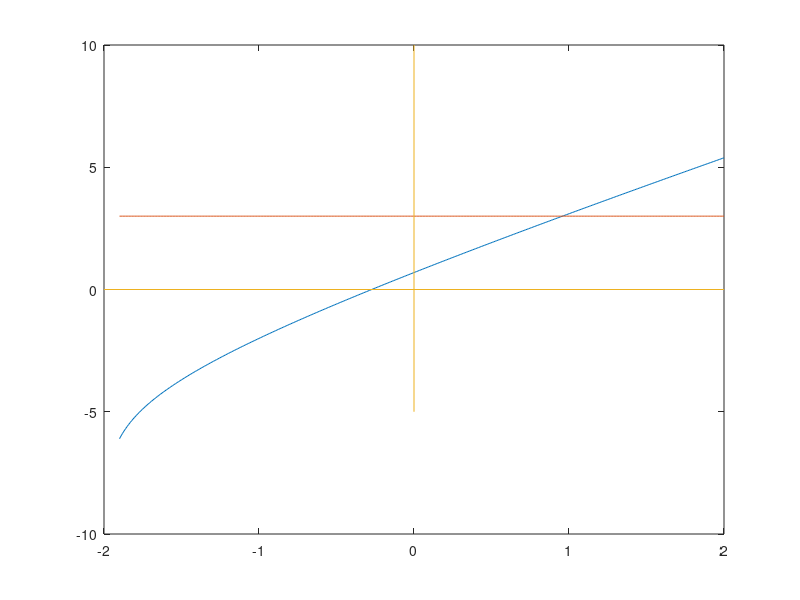

Write the MATLAB code that produced this figure. (Note: this script raises an error after producing the figure.)
%Grafik Ganda Persamaan 2

x = linspace(-1.9,2,400);
f1 = @(x) log(x+2) + 2*x;
f2 = @(x) 3 + 0*x;
y1 = f1(x);
y2 = f2(x);
plot(x,y1,x,y2)

line([-2,2],[0,0])
line([0,0],[-5,10])

gtext('y_1 = log(x+2) + 2x')
gtext('y_2 = 3')
gtext('Akar')
